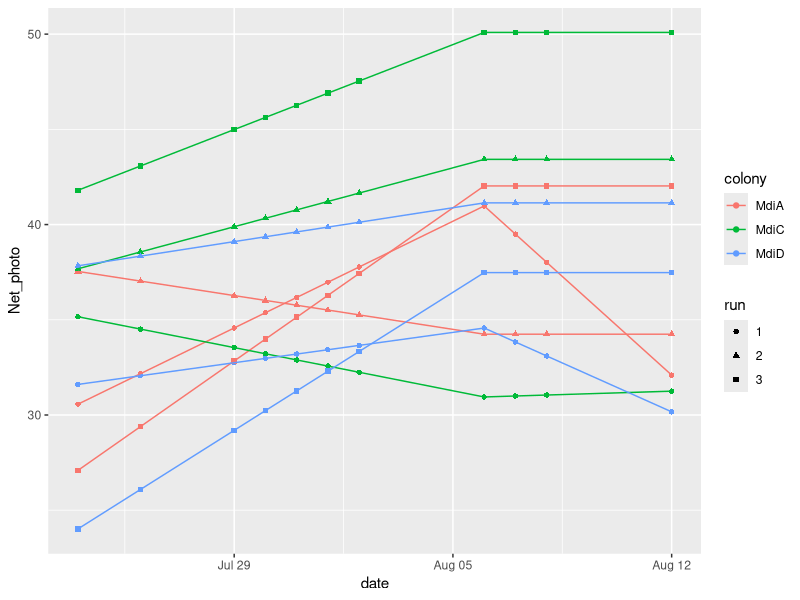
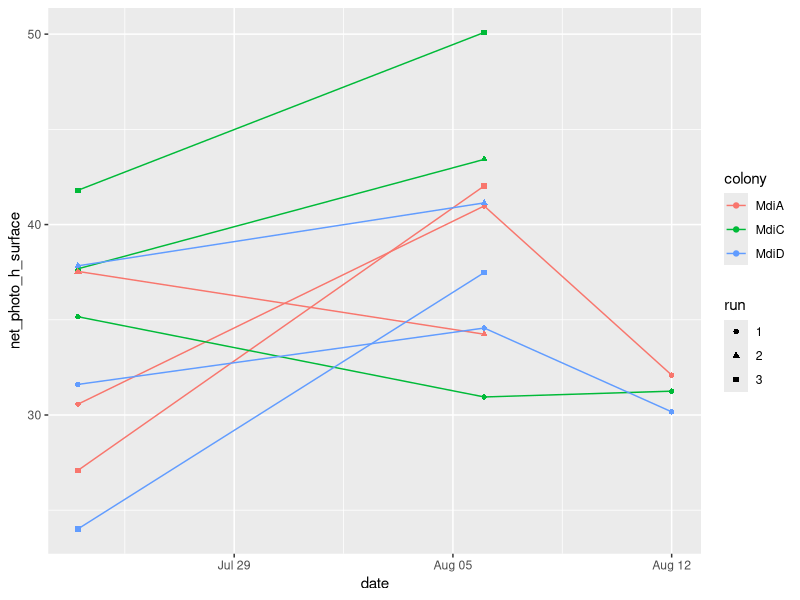
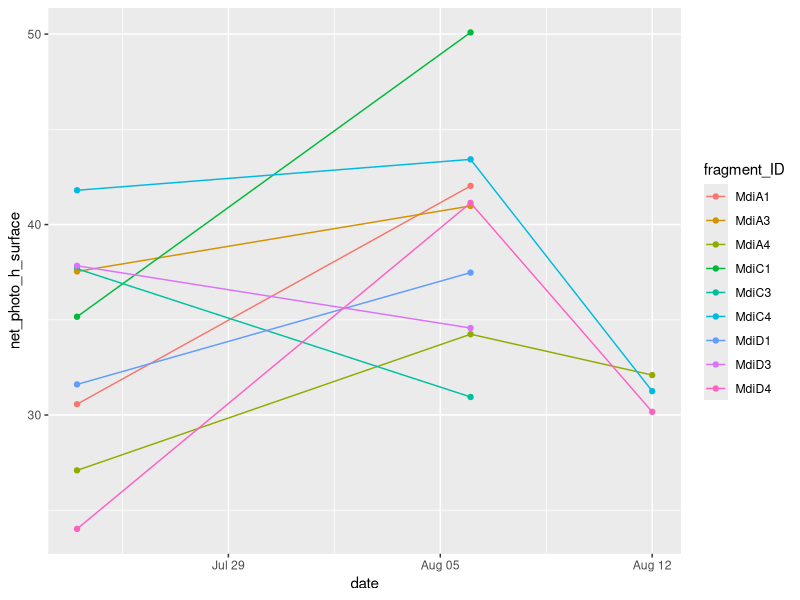
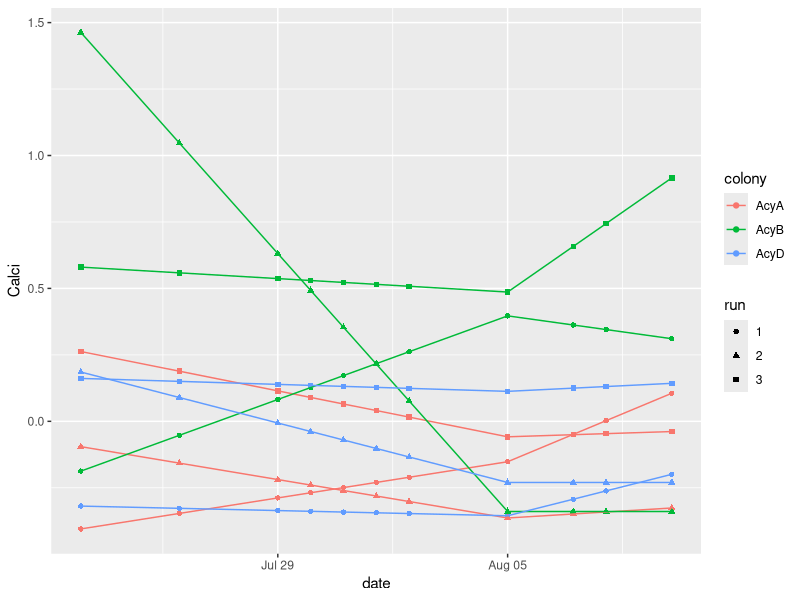
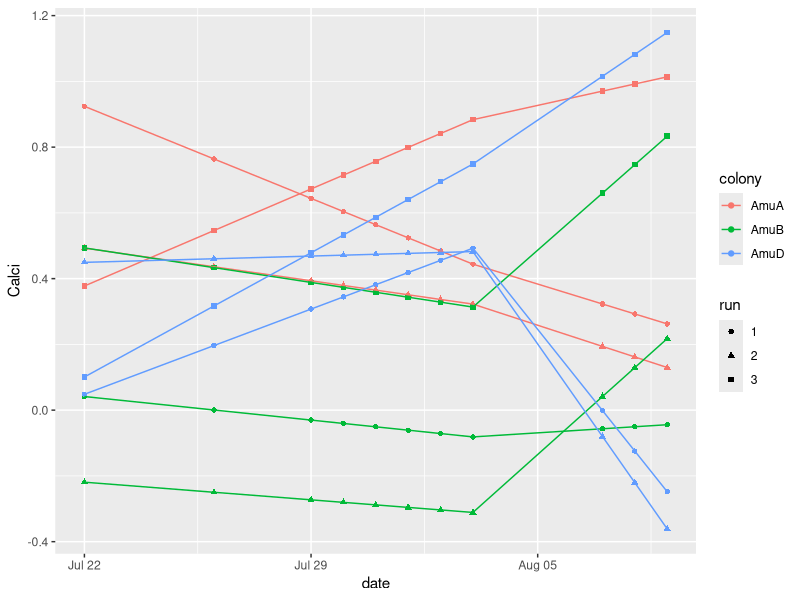
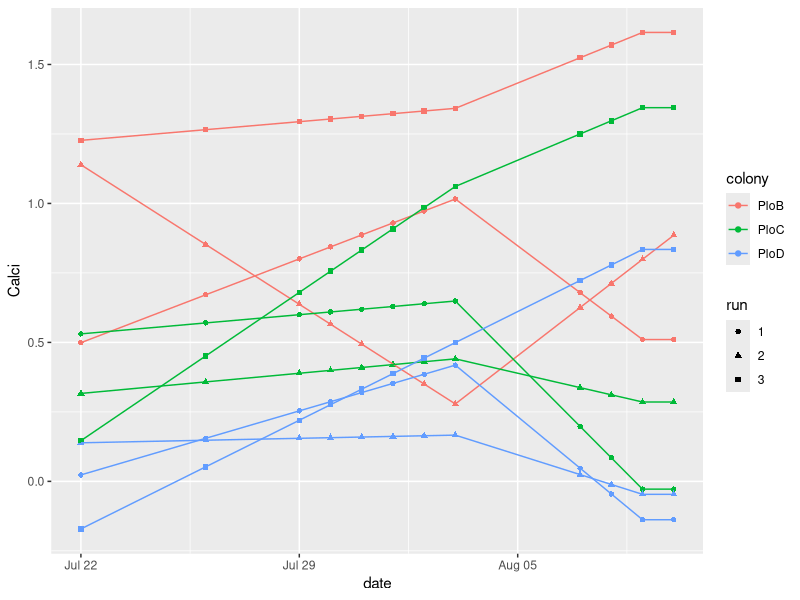
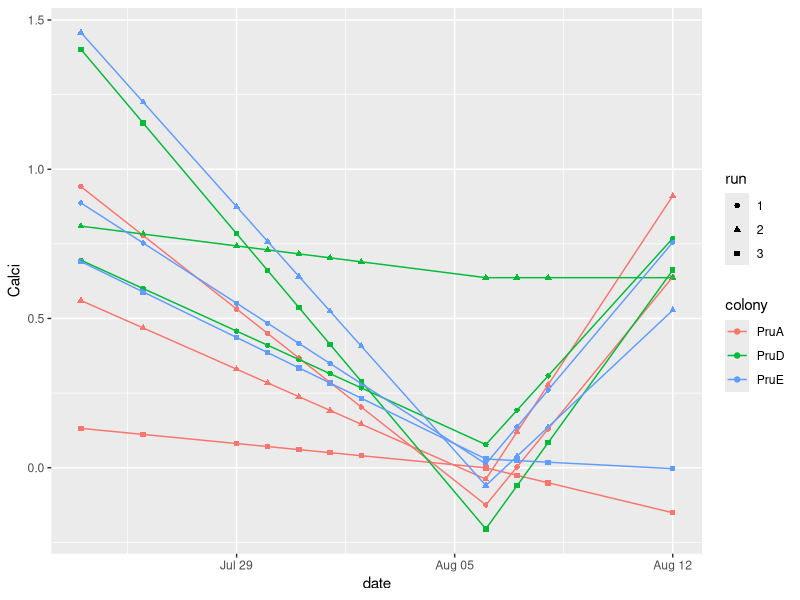
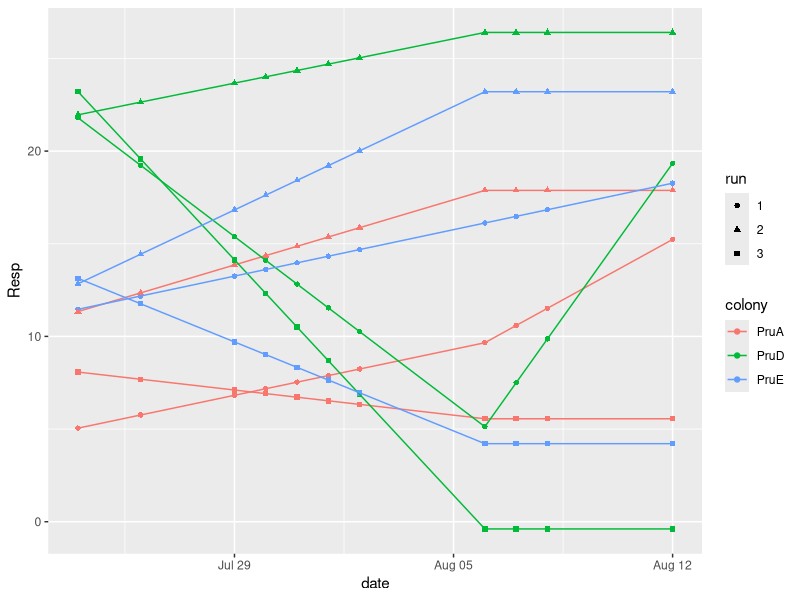

Here is the R script that generated these plots, in order:
## ---- chunk 1
library(tidyverse)
library(lubridate) # call lubridate extra, otherwise it does not work
library(rstatix)
library(ggpubr)
## ---- chunk 2
Data <- read.csv("Data/O2_and_Calc_comp.csv") # do not use read_csv it makes date into an actual date and later code can not handle this

# Get only species column
Data$species <- Data$fragment_ID %>% gsub("A1", "", .) %>% gsub("A2", "", .) %>% gsub("A3", "",.)%>% gsub("A4", "",.)%>%gsub("B1", "", .) %>% gsub("B2", "", .) %>% gsub("B3", "", .)%>% gsub("B4", "",.)%>% gsub("C1", "", .) %>% gsub("C2", "", .) %>% gsub("C3", "", .) %>% gsub("C4", "",.) %>%gsub("D1", "", .) %>% gsub("D2", "", .) %>% gsub("D3", "", .) %>% gsub("D4", "",.) %>%gsub("E1", "", .) %>% gsub("E2", "", .) %>% gsub("E3", "", .) %>% gsub("E4", "",.) %>%gsub("F1", "", .) %>% gsub("F2", "", .) %>% gsub("F3", "", .) %>% gsub("F4", "",.)

# get colony
Data$colony <- Data$fragment_ID %>% gsub("[[:digit:]]+", "", .)

# make sure there is no white space between the colony names
Data$colony <- gsub(" ","",Data$colony)

# change Data category
Data$run <- as.factor(Data$run)
Data$day <- as.factor(Data$day)

# set one net value and gross value to NA, because they are outliers
# outlier got very noticeable in GLMM over all single fragments family comparison, yet looks fine in Calc
Data<- Data %>%  mutate(net_photo_h_surface=ifelse(fragment_ID=="PdaA2" & day == "2", NA, net_photo_h_surface),
gross_photo_h_surface=ifelse(fragment_ID=="PdaA2" & day == "2", NA, gross_photo_h_surface))  

# set two calc values to NA, because they are outliers
# outliers got very noticeable in GLMM over all single fragments family comparison, yet looks fine in O2 data
Data<- Data %>%  mutate(calc_umol_cm2_h=ifelse(fragment_ID=="PloD1" & day == "10", NA, calc_umol_cm2_h),
Calc_umol_h=ifelse(fragment_ID=="PloD1" & day == "10", NA, Calc_umol_h))  

Data<- Data %>%  mutate(calc_umol_cm2_h=ifelse(fragment_ID=="PruD1" & day == "17", NA, calc_umol_cm2_h),
Calc_umol_h=ifelse(fragment_ID=="PruD1" & day == "17", NA, Calc_umol_h))  

# get all Single fragment incubations
Single <- filter(Data, category == "single")
Single$date <- ymd(Single$date)

# split up in species
Acy <- Single %>%  filter(species == "Acy")
Amu <- Single %>%  filter(species == "Amu")
Mdi <- Single %>%  filter(species == "Mdi")
Pcy <- Single %>%  filter(species == "Pcy")
Pda <- Single %>%  filter(species == "Pda")
Plo <- Single %>%  filter(species == "Plo")
Pru <- Single %>%  filter(species == "Pru")
Pve <- Single %>%  filter(species == "Pve")
Spi<- Single %>%  filter(species == "Spi")
## ---- chunk 3
# Create FUNCTIONS to get net photosynthesis, respiration, gross photosynthesis and calcification per colony and run
# Where single frag are excluded as outliers we need data to calculate expected value. Therefore we use rule = 2 in approx function, whereby the value at the closest data extreme is used.

#--------------------------- Net Photosynthesis FUNCTION

Interpolate_netphoto <- function(Data, Sp_dataframe, Sp_row, COL){
 # get Experiment dates and calculate photosynthesis & respiration per day
  Data_sub <- Data %>% dplyr::select(date, colony, species)
  
  # get only rows where e.g. Mdi is included (single and mix) and use only the dates 
  Data_col <- subset(Data_sub, grepl(Sp_row, Data_sub$colony))
  Data_col_date <- unique(Data_col$date)
  
  # Create list of colony and cross all colonies with a date
  colony <- as.factor(c(COL))
  col_O2 <- cross_df(list(date = Data_col_date, colony = colony)) #cross_df cannot handle dates, therefore use character here
  col_O2$date <- ymd(col_O2$date)
  
  rm(Data_sub, Data_col, Data_col_date)
  
   # delete NAs in dataframe
  # lmList does not work if there are NA in used rows, delte them
  col_fin <- Sp_dataframe %>%  drop_na(net_photo_h_surface)
  
  # separate into runs and one colony
   # interpolate points per day
  col_group <-col_fin %>%
              group_by(run, colony) %>% 
              summarize(Net_photo = approx(date, net_photo_h_surface, xout= col_O2$date, rule=2, method = "linear")$y,
                        date = col_O2$date) %>% 
              ungroup()
  
  return(col_group)
}
   
#--------------------------- Gross Photosynthesis FUNCTION
Interpolate_grossphoto <- function(Data, Sp_dataframe, Sp_row, COL){
 # get Experiment dates and calculate photosynthesis & respiration per day
  Data_sub <- Data %>% dplyr::select(date, colony, species)
  
  # get only rows where e.g. Mdi is included (single and mix) and use only the dates 
  Data_col <- subset(Data_sub, grepl(Sp_row, Data_sub$colony))
  Data_col_date <- unique(Data_col$date)
  
  # Create list of colony and cross all colonies with a date
  colony <- as.factor(c(COL))
  col_O2 <- cross_df(list(date = Data_col_date, colony = colony)) #cross_df cannot handle dates, therefore use character here
  col_O2$date <- ymd(col_O2$date)
  
  rm(Data_sub, Data_col, Data_col_date)
  
  # delete NAs in dataframe
  # lmList does not work if there are NA in used rows, delte them
  col_fin <- Sp_dataframe %>%  drop_na(gross_photo_h_surface)
  
  # separate into runs and one colony
   # interpolate points per day
  col_group <-col_fin %>%
              group_by(run, colony) %>% 
              summarize(Gross_photo = approx(date, gross_photo_h_surface, xout= col_O2$date,rule=2, method = "linear")$y,
                        date = col_O2$date) %>% 
              ungroup()
  
  return(col_group)
}

#--------------------------- Respiration FUNCTION
Interpolate_resp <- function(Data, Sp_dataframe, Sp_row, COL){
 # get Experiment dates and calculate photosynthesis & respiration per day
  Data_sub <- Data %>% dplyr::select(date, colony, species)
  
  # get only rows where e.g. Mdi is included (single and mix) and use only the dates 
  Data_col <- subset(Data_sub, grepl(Sp_row, Data_sub$colony))
  Data_col_date <- unique(Data_col$date)
  
  # Create list of colony and cross all colonies with a date
  colony <- as.factor(c(COL))
  col_O2 <- cross_df(list(date = Data_col_date, colony = colony)) #cross_df cannot handle dates, therefore use character here
  col_O2$date <- ymd(col_O2$date)
  
  rm(Data_sub, Data_col, Data_col_date)
  
   # delete NAs in dataframe
  # lmList does not work if there are NA in used rows, delte them
  col_fin <- Sp_dataframe %>%  drop_na(respiration_h_surface)
  
  # separate into runs and one colony
   # interpolate points per day
  col_group <-col_fin %>%
              group_by(run, colony) %>% 
              summarize(Resp = approx(date, respiration_h_surface, xout= col_O2$date,rule=2, method = "linear")$y,
                        date = col_O2$date) %>% 
              ungroup()
  
  return(col_group)
}

#--------------------------- Calcification FUNCTION
Interpolate_calci <- function(Data, Sp_dataframe, Sp_row, COL){
 # get Experiment dates and calculate photosynthesis & respiration per day
  Data_sub <- Data %>% dplyr::select(date, colony, species)
  
  # get only rows where e.g. Mdi is included (single and mix) and use only the dates 
  Data_col <- subset(Data_sub, grepl(Sp_row, Data_sub$colony))
  Data_col_date <- unique(Data_col$date)
  
  # Create list of colony and cross all colonies with a date
  colony <- as.factor(c(COL))
  col_O2 <- cross_df(list(date = Data_col_date, colony = colony)) #cross_df cannot handle dates, therefore use character here
  col_O2$date <- ymd(col_O2$date)
  
  rm(Data_sub, Data_col, Data_col_date)
  
   # delete NAs in dataframe
  # lmList does not work if there are NA in used rows, delte them
  col_fin <- Sp_dataframe %>%  drop_na(calc_umol_cm2_h)
  
  # separate into runs and one colony
   # interpolate points per day
  col_group <-col_fin %>%
              group_by(run, colony) %>% 
              summarize(Calci = approx(date, calc_umol_cm2_h, xout= col_O2$date,rule=2, method = "linear")$y,
                        date = col_O2$date) %>% 
              ungroup()
  
  return(col_group)
}
## ---- chunk 4
# Use function to get the interpolated variables

#delete unnecessary NA rows for calc
Data_calc <- Data %>% drop_na(calc_umol_cm2_h)

#delete unnecessary NA rows for O2
Data <- Data %>% drop_na(net_photo_h_surface)

#Acy
COL <- as.factor(c("AcyA", "AcyB", "AcyD"))
Acy_net <- Interpolate_netphoto(Data, Acy, "Acy", COL)
Acy_gross <- Interpolate_grossphoto(Data, Acy, "Acy", COL)
Acy_resp <- Interpolate_resp(Data, Acy, "Acy", COL)
Acy_calc <- Interpolate_calci(Data_calc, Acy, "Acy", COL)

#Amu
COL <- as.factor(c("AmuA", "AmuB", "AmuD"))
Amu_net <- Interpolate_netphoto(Data, Amu, "Amu", COL)
Amu_gross <- Interpolate_grossphoto(Data, Amu, "Amu", COL)
Amu_resp <- Interpolate_resp(Data, Amu, "Amu", COL)
Amu_calc <- Interpolate_calci(Data_calc, Amu, "Amu", COL)

# Mdi
COL <- as.factor(c("MdiA", "MdiC", "MdiD"))
Mdi_net <- Interpolate_netphoto(Data, Mdi, "Mdi", COL)
Mdi_gross <- Interpolate_grossphoto(Data, Mdi, "Mdi", COL)
Mdi_resp <- Interpolate_resp(Data, Mdi, "Mdi", COL)
Mdi_calc <- Interpolate_calci(Data_calc, Mdi, "Mdi", COL)

#Pcy
COL <- as.factor(c("PcyA", "PcyB", "PcyC"))
Pcy_net <- Interpolate_netphoto(Data, Pcy, "Pcy", COL)
Pcy_gross <- Interpolate_grossphoto(Data, Pcy, "Pcy", COL)
Pcy_resp <- Interpolate_resp(Data, Pcy, "Pcy", COL)
Pcy_calc <- Interpolate_calci(Data_calc, Pcy, "Pcy", COL)

#Pda
COL <- as.factor(c("PdaA", "PdaB", "PdaD"))
Pda_net <- Interpolate_netphoto(Data, Pda, "Pda", COL)
Pda_gross <- Interpolate_grossphoto(Data, Pda, "Pda", COL)
Pda_resp <- Interpolate_resp(Data, Pda, "Pda", COL)
Pda_calc <- Interpolate_calci(Data_calc, Pda, "Pda", COL)

#Plo
COL <- as.factor(c("PloB", "PloC", "PloD"))
Plo_net <- Interpolate_netphoto(Data, Plo, "Plo", COL)
Plo_gross <- Interpolate_grossphoto(Data, Plo, "Plo", COL)
Plo_resp <- Interpolate_resp(Data, Plo, "Plo", COL)
Plo_calc <- Interpolate_calci(Data_calc, Plo, "Plo", COL)

#Pru
COL <- as.factor(c("PruA", "PruD", "PruE"))
Pru_net <- Interpolate_netphoto(Data, Pru, "Pru", COL)
Pru_gross <- Interpolate_grossphoto(Data, Pru, "Pru", COL)
Pru_resp <- Interpolate_resp(Data, Pru, "Pru", COL)
Pru_calc <- Interpolate_calci(Data_calc, Pru, "Pru", COL)

#Pve
COL <- as.factor(c("PveA", "PveB", "PveF"))
Pve_net <- Interpolate_netphoto(Data, Pve, "Pve", COL)
Pve_gross <- Interpolate_grossphoto(Data, Pve, "Pve", COL)
Pve_resp <- Interpolate_resp(Data, Pve, "Pve", COL)
Pve_calc <- Interpolate_calci(Data_calc, Pve, "Pve", COL)

#Spi
COL <- as.factor(c("SpiA", "SpiB", "SpiD"))
Spi_net <- Interpolate_netphoto(Data, Spi, "Spi", COL)
Spi_gross <- Interpolate_grossphoto(Data, Spi, "Spi", COL)
Spi_resp <- Interpolate_resp(Data, Spi, "Spi", COL)
Spi_calc <- Interpolate_calci(Data_calc, Spi, "Spi", COL)


# combine all
Net_all <- rbind(Acy_net, Amu_net, Mdi_net, Pcy_net, Pda_net, Plo_net, Pru_net, Pve_net, Spi_net)
Gross_all <- rbind(Acy_gross, Amu_gross, Mdi_gross, Pcy_gross, Pda_gross, Plo_gross, Pru_gross, Pve_gross, Spi_gross)
Resp_all <- rbind(Acy_resp, Amu_resp, Mdi_resp, Pcy_resp, Pda_resp, Plo_resp, Pru_resp, Pve_resp, Spi_resp)
Calc_all <- rbind(Acy_calc, Amu_calc, Mdi_calc, Pcy_calc, Pda_calc, Plo_calc, Pru_calc, Pve_calc, Spi_calc)
## ---- chunk 5
# check if values are correct
   ggplot(Mdi_net, aes(x=date, y=Net_photo, color=colony, shape=run))+
    geom_point()+
    geom_line()

  ggplot(Mdi, aes(x=date, y=net_photo_h_surface, color=colony, shape=run))+
    geom_point()+
    geom_line()
  
    ggplot(Mdi, aes(x=date, y=net_photo_h_surface, color=fragment_ID))+
    geom_point()+
    geom_line()

  ggplot(Acy_calc, aes(x=date, y=Calci, color=colony, shape=run))+
    geom_point()+
    geom_line()
  
    ggplot(Amu_calc, aes(x=date, y=Calci, color=colony, shape=run))+
    geom_point()+
    geom_line()
    
       ggplot(Plo_calc, aes(x=date, y=Calci, color=colony, shape=run))+
    geom_point()+
    geom_line()
       
            ggplot(Pru_calc, aes(x=date, y=Calci, color=colony, shape=run))+
    geom_point()+
    geom_line()
  
    ggplot(Pru_resp, aes(x=date, y=Resp, color=colony, shape=run))+
    geom_point()+
    geom_line()
  
## ---- chunk 6
Acy_gg <- 
  ggplot(Acy, aes(x=date, y=net_photo_h_surface, color=colony, shape=run))+
    geom_point(size=3)+
    geom_line(data=Acy[!is.na(Acy$net_photo_h_surface),])+
 # ylab(expression(paste("Net photosynthesis (μg O"[2]," cm" ^-2," h" ^-1,")"))) +
  ylab(expression(bold(atop("Net photosynthesis", paste("(μg O"[2]," cm" ^-2," h" ^-1,")"))))) +
  scale_color_manual(name="colony", values= c("#1E88E5","#004D13", "#FF7307"),labels= c("AcyA"="A", "AcyB"="B", "AcyD"="C"))+
  ggtitle("Measured Values")+
  theme_classic() +
   theme(legend.position = "none",
        plot.margin = unit(c(1,0.2,0.2,1), "cm"),
        plot.title = element_text(hjust = 0.5),
        legend.text = element_text(size = 13),
         legend.title = element_text(size=13),
         legend.key.size = unit(15,"point"),
        axis.text.x = element_text(size = 13, color = "black", angle = 45, hjust= 1),
        axis.title.x=element_blank(),
        axis.text.y = element_text(size = 18, vjust = 0.5, color = "black"),
        axis.title.y =element_text(hjust = 0.5, size=18,face="bold",margin=margin(0,12,0,0)))

Acy2_gg <- 
  ggplot(Acy_net, aes(x=date, y=Net_photo, color=colony, shape=run))+
    geom_point(size=3)+
    geom_line()+
#  ylab(expression(paste("Net photosynthesis (μg O"[2]," cm" ^-2," h" ^-1,")"))) +
  ylab(expression(bold(atop("Net photosynthesis", paste("(μg O"[2]," cm" ^-2," h" ^-1,")"))))) +
   scale_color_manual(name="colony", values= c("#1E88E5","#004D13", "#FF7307"),labels= c("AcyA"="A", "AcyB"="B", "AcyD"="C"))+
  ggtitle("Interpolated Values")+
  theme_classic() +
   theme(legend.position = "bottom",
        plot.margin = unit(c(1,0.2,0.2,1), "cm"),
        plot.title = element_text(hjust = 0.5),
        axis.text.x = element_text(size = 13, color = "black", angle = 45, hjust= 1),
        axis.title.x=element_blank(),
        axis.text.y = element_text(size = 18, vjust = 0.5, color = "black"),
        axis.title.y =element_text(hjust = 0.5, size=18,face="bold",margin=margin(0,12,0,0)))

#arrange all plots together
arranged_Acy <- ggarrange( Acy_gg, Acy2_gg,
          labels = c("a)", "b)"),
          label.x = 0.05,
          label.y = 0.85,
          font.label = list(size=18),
          common.legend = TRUE,
          legend = "bottom",
          ncol = 2, nrow =1, 
          hjust = -0.5,
          vjust = 0) +
          theme(legend.text = element_text(size = 40))

arranged_Acy2 <- annotate_figure(arranged_Acy, fig.lab= "Figure S1", fig.lab.pos = "top.left", fig.lab.face = "bold", fig.lab.size = 18)

ggsave("Graphs/FigureS1_expected.tiff", width=9, height= 5, limitsize=FALSE, dpi= 700, bg="white", arranged_Acy2)
## ---- chunk 7
# read in data to get surface area per fragment
mass_all <- read.csv("Data/Raw/lazy_coral_fragment_surface-volume.csv")
mass_all$fragment_ID <- gsub("-","",mass_all$fragment_ID)
# get cm2
mass_all$surface_cm2 <- (mass_all$surface_mm2 / 100)
surface <- mass_all %>%  dplyr::select(fragment_ID, surface_cm2)
# get colony
surface$colony <- surface$fragment_ID %>% gsub("[[:digit:]]+", "", .)

rm(mass_all)
## ---- chunk 8
# Get expected values per combination of fragments per day and run

#----------------- NET PHOTOSYNTHESIS
# drop duplicate rows
Net_all <- distinct(Net_all)

# get combination and date from the experiment
combi <- Data %>% dplyr::select(date, run, fragment_ID) %>%  mutate(date = ymd(date))
#create frag_real to keep polyculture fragment_id order in the next steps as well
combi$frag_real <- combi$fragment_ID

# get Net photo sum per combination
combi_long <- combi %>% mutate(id=row_number()) %>% separate_rows(fragment_ID, sep="_") %>% mutate(colony = gsub("[[:digit:]]+", "", fragment_ID))

combi_long_Net <- combi_long %>% merge(Net_all, by=c("date", "run", "colony"))

#include surface
combi_long_Net_surf <- combi_long_Net %>%  left_join(surface, by= c("fragment_ID", "colony"))
combi_long_Net_surf$Net_persurface <- combi_long_Net_surf$Net_photo*combi_long_Net_surf$surface_cm2

# sum up per polyculture
combi_Net <- combi_long_Net_surf %>% group_by(id, date, run) %>% summarise(
  fragment_ID = paste(fragment_ID, collapse="_"), # fragment_ID is reassembled in alphabetical order,
                                        # which does not match with the colony order used during the experiment.
                                        # Therefore we use in addition frag_real  
  exp_Net_photo_ug_h = sum(Net_persurface),
   frag_real = paste(frag_real))  %>% 
    ungroup()

Net_final <- distinct(combi_Net) # delete duplicate rows, created by fragment_id being used three times per combination

# drop id and fragment_id row and change frag_real back to fragment_id
Net_final<-  Net_final %>% dplyr::select(-c("id", "fragment_ID")) %>% rename(fragment_ID = frag_real)

rm(combi_long, combi_long_Net, combi_Net)


#----------------- GROSS PHOTOSYNTHESIS
# drop duplicate rows
Gross_all <- distinct(Gross_all)

# get Gross photo sum per combination
combi_long <- combi %>% mutate(id=row_number()) %>% separate_rows(fragment_ID, sep="_") %>% mutate(colony = gsub("[[:digit:]]+", "", fragment_ID))

combi_long_Gross <- combi_long %>% merge(Gross_all, by=c("date", "run", "colony"))

#include surface
combi_long_Gross_surf <- combi_long_Gross %>%  left_join(surface, by= c("fragment_ID", "colony"))
combi_long_Gross_surf$Gross_persurface <- combi_long_Gross_surf$Gross_photo*combi_long_Gross_surf$surface_cm2

# sum up per polyculture
combi_Gross <- combi_long_Gross_surf %>% group_by(id, date, run) %>% summarise(
  fragment_ID = paste(fragment_ID, collapse="_"), # fragment_ID is reassembled in alphabetical order,
                                        # which does not match with the colony order used during the experiment.
                                        # Therefore we use in addition frag_real  
  exp_Gross_photo_ug_h = sum(Gross_persurface),
   frag_real = paste(frag_real))  %>% 
    ungroup()

Gross_final <- distinct(combi_Gross) # delete duplicate rows, created by fragment_id being used three times per combination

# drop id and fragment_id row and change frag_real back to fragment_id
Gross_final<-  Gross_final %>% dplyr::select(-c("id", "fragment_ID")) %>% rename(fragment_ID = frag_real)

rm(combi_long, combi_long_Gross, combi_Gross)


#----------------- RESPIRATION
# drop duplicate rows
Resp_all <- distinct(Resp_all)

# get Respiration sum per combination
combi_long <- combi %>% mutate(id=row_number()) %>% separate_rows(fragment_ID, sep="_") %>% mutate(colony = gsub("[[:digit:]]+", "", fragment_ID))

combi_long_Resp <- combi_long %>% merge(Resp_all, by=c("date", "run", "colony"))

#include surface
combi_long_Resp_surf <- combi_long_Resp %>%  left_join(surface, by= c("fragment_ID", "colony"))
combi_long_Resp_surf$Resp_persurface <- combi_long_Resp_surf$Resp*combi_long_Resp_surf$surface_cm2

# sum up per polyculture
combi_Resp <- combi_long_Resp_surf %>% group_by(id, date, run) %>% summarise(
  fragment_ID = paste(fragment_ID, collapse="_"), # fragment_ID is reassembled in alphabetical order,
                                        # which does not match with the colony order used during the experiment.
                                        # Therefore we use in addition frag_real  
  exp_Resp_ug_h = sum(Resp_persurface),
   frag_real = paste(frag_real))  %>% 
    ungroup()

Resp_final <- distinct(combi_Resp) # delete duplicate rows, created by fragment_id being used three times per combination

# drop id and fragment_id row and change frag_real back to fragment_id
Resp_final<-  Resp_final %>% dplyr::select(-c("id", "fragment_ID")) %>% rename(fragment_ID = frag_real)

rm(combi_long, combi_long_Resp, combi_Resp)


#----------------- CALCIFICATION
# drop duplicate rows
Calc_all <- distinct(Calc_all)

# get combination and date from the experiment
combi <- Data_calc %>% dplyr::select(date, run, fragment_ID) %>%  mutate(date = ymd(date))

#create frag_real to keep polyculture fragment_id order in the next steps as well
combi$frag_real <- combi$fragment_ID

# get Calcification sum per combination
combi_long <- combi %>% mutate(id=row_number()) %>% separate_rows(fragment_ID, sep="_") %>% mutate(colony = gsub("[[:digit:]]+", "", fragment_ID))

combi_long_Calc <- combi_long %>% merge(Calc_all, by=c("date", "run", "colony"))

#include surface
combi_long_Calc_surf <- combi_long_Calc %>%  left_join(surface, by= c("fragment_ID", "colony"))
combi_long_Calc_surf$Calc_persurface <- combi_long_Calc_surf$Calci*combi_long_Calc_surf$surface_cm2

# sum up per polyculture
combi_Calc <- combi_long_Calc_surf %>% group_by(id, date, run) %>% summarise(
  fragment_ID = paste(fragment_ID, collapse="_"), # fragment_ID is reassembled in alphabetical order,
                                        # which does not match with the colony order used during the experiment.
                                        # Therefore we use in addition frag_real  
  exp_Calc_umol_h = sum(Calc_persurface),
   frag_real = paste(frag_real))  %>% 
    ungroup()

Calc_final <- distinct(combi_Calc) # delete duplicate rows, created by fragment_id being used three times per combination

# drop id and fragment_id row and change frag_real back to fragment_id
Calc_final<-  Calc_final %>% dplyr::select(-c("id", "fragment_ID")) %>% rename(fragment_ID = frag_real)

rm(combi_long, combi_long_Calc, combi_Calc)


#--------combine all
Data$date <- ymd(Data$date)
Net_final$date <- ymd(Net_final$date)

O2_exp <- list(Data, Net_final, Gross_final, Resp_final) %>% purrr::reduce(full_join, by = c("date", "run", "fragment_ID"))

Data_calc$date <- as_date(Data_calc$date)
Calc_exp <- full_join(Data_calc, Calc_final)

All_exp <- full_join(O2_exp, Calc_exp)
## ---- chunk 9
# Get expected value per 1cm^2
All_exp <- All_exp %>%
          mutate(exp_Net_photo_ug_h_cm2 = exp_Net_photo_ug_h/sum_surface_cm2) %>% 
          mutate(exp_Gross_photo_ug_h_cm2 = exp_Gross_photo_ug_h/sum_surface_cm2) %>%
          mutate(exp_Resp_ug_h_cm2 = exp_Resp_ug_h/sum_surface_cm2) %>%
          mutate(exp_Calc_umol_h_cm2 = exp_Calc_umol_h/sum_surface_cm2)
## ---- chunk 10
write.csv(All_exp, file = "Data/All_expectedvalues.csv")
